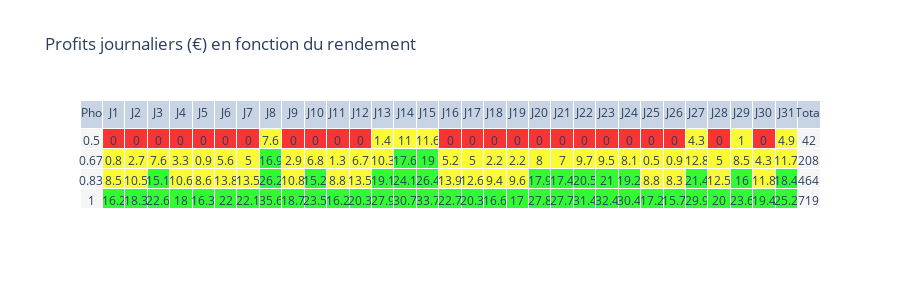

Notebook code cell kept with this figure:
### Code cell
visualize_profit(df,mat)

### Figure 1 — Plotly figure (JSON) as saved in the notebook; plotly's stock layout.template omitted (floating-point values rounded to 4 significant figures; data arrays with more than 128 entries replaced by an {"elided": "..."} marker saying what was removed)
{"data": [{"cells": {"fill": {"color": ["rgb(245, 245, 245)", ["rgba(250,0, 0, 0.8)", "rgba(250, 250, 0, 0.8)", "rgba(250, 250, 0, 0.8)", "rgba(0, 250, 0, 0.8)"], ["rgba(250,0, 0, 0.8)", "rgba(250, 250, 0, 0.8)", "rgba(250, 250, 0, 0.8)", "rgba(0, 250, 0, 0.8)"], ["rgba(250,0, 0, 0.8)", "rgba(250, 250, 0, 0.8)", "rgba(0, 250, 0, 0.8)", "rgba(0, 250, 0, 0.8)"], ["rgba(250,0, 0, 0.8)", "rgba(250, 250, 0, 0.8)", "rgba(250, 250, 0, 0.8)", "rgba(0, 250, 0, 0.8)"], ["rgba(250,0, 0, 0.8)", "rgba(250, 250, 0, 0.8)", "rgba(250, 250, 0, 0.8)", "rgba(0, 250, 0, 0.8)"], ["rgba(250,0, 0, 0.8)", "rgba(250, 250, 0, 0.8)", "rgba(250, 250, 0, 0.8)", "rgba(0, 250, 0, 0.8)"], ["rgba(250,0, 0, 0.8)", "rgba(250, 250, 0, 0.8)", "rgba(250, 250, 0, 0.8)", "rgba(0, 250, 0, 0.8)"], ["rgba(250, 250, 0, 0.8)", "rgba(0, 250, 0, 0.8)", "rgba(0, 250, 0, 0.8)", "rgba(0, 250, 0, 0.8)"], ["rgba(250,0, 0, 0.8)", "rgba(250, 250, 0, 0.8)", "rgba(250, 250, 0, 0.8)", "rgba(0, 250, 0, 0.8)"], ["rgba(250,0, 0, 0.8)", "rgba(250, 250, 0, 0.8)", "rgba(0, 250, 0, 0.8)", "rgba(0, 250, 0, 0.8)"], ["rgba(250,0, 0, 0.8)", "rgba(250, 250, 0, 0.8)", "rgba(250, 250, 0, 0.8)", "rgba(0, 250, 0, 0.8)"], ["rgba(250,0, 0, 0.8)", "rgba(250, 250, 0, 0.8)", "rgba(250, 250, 0, 0.8)", "rgba(0, 250, 0, 0.8)"], ["rgba(250, 250, 0, 0.8)", "rgba(250, 250, 0, 0.8)", "rgba(0, 250, 0, 0.8)", "rgba(0, 250, 0, 0.8)"], ["rgba(250, 250, 0, 0.8)", "rgba(0, 250, 0, 0.8)", "rgba(0, 250, 0, 0.8)", "rgba(0, 250, 0, 0.8)"], ["rgba(250, 250, 0, 0.8)", "rgba(0, 250, 0, 0.8)", "rgba(0, 250, 0, 0.8)", "rgba(0, 250, 0, 0.8)"], ["rgba(250,0, 0, 0.8)", "rgba(250, 250, 0, 0.8)", "rgba(250, 250, 0, 0.8)", "rgba(0, 250, 0, 0.8)"], ["rgba(250,0, 0, 0.8)", "rgba(250, 250, 0, 0.8)", "rgba(250, 250, 0, 0.8)", "rgba(0, 250, 0, 0.8)"], ["rgba(250,0, 0, 0.8)", "rgba(250, 250, 0, 0.8)", "rgba(250, 250, 0, 0.8)", "rgba(0, 250, 0, 0.8)"], ["rgba(250,0, 0, 0.8)", "rgba(250, 250, 0, 0.8)", "rgba(250, 250, 0, 0.8)", "rgba(0, 250, 0, 0.8)"], ["rgba(250,0, 0, 0.8)", "rgba(250, 250, 0, 0.8)", "rgba(0, 250, 0, 0.8)", "rgba(0, 250, 0, 0.8)"], ["rgba(250,0, 0, 0.8)", "rgba(250, 250, 0, 0.8)", "rgba(0, 250, 0, 0.8)", "rgba(0, 250, 0, 0.8)"], ["rgba(250,0, 0, 0.8)", "rgba(250, 250, 0, 0.8)", "rgba(0, 250, 0, 0.8)", "rgba(0, 250, 0, 0.8)"], ["rgba(250,0, 0, 0.8)", "rgba(250, 250, 0, 0.8)", "rgba(0, 250, 0, 0.8)", "rgba(0, 250, 0, 0.8)"], ["rgba(250,0, 0, 0.8)", "rgba(250, 250, 0, 0.8)", "rgba(0, 250, 0, 0.8)", "rgba(0, 250, 0, 0.8)"], ["rgba(250,0, 0, 0.8)", "rgba(250, 250, 0, 0.8)", "rgba(250, 250, 0, 0.8)", "rgba(0, 250, 0, 0.8)"], ["rgba(250,0, 0, 0.8)", "rgba(250, 250, 0, 0.8)", "rgba(250, 250, 0, 0.8)", "rgba(0, 250, 0, 0.8)"], ["rgba(250, 250, 0, 0.8)", "rgba(250, 250, 0, 0.8)", "rgba(0, 250, 0, 0.8)", "rgba(0, 250, 0, 0.8)"], ["rgba(250,0, 0, 0.8)", "rgba(250, 250, 0, 0.8)", "rgba(250, 250, 0, 0.8)", "rgba(0, 250, 0, 0.8)"], ["rgba(250, 250, 0, 0.8)", "rgba(250, 250, 0, 0.8)", "rgba(0, 250, 0, 0.8)", "rgba(0, 250, 0, 0.8)"], ["rgba(250,0, 0, 0.8)", "rgba(250, 250, 0, 0.8)", "rgba(250, 250, 0, 0.8)", "rgba(0, 250, 0, 0.8)"], ["rgba(250, 250, 0, 0.8)", "rgba(250, 250, 0, 0.8)", "rgba(0, 250, 0, 0.8)", "rgba(0, 250, 0, 0.8)"], "rgb(245, 245, 245)"]}, "values": {"elided": "33x4 float values"}}, "header": {"values": ["Pho", "J1", "J2", "J3", "J4", "J5", "J6", "J7", "J8", "J9", "J10", "J11", "J12", "J13", "J14", "J15", "J16", "J17", "J18", "J19", "J20", "J21", "J22", "J23", "J24", "J25", "J26", "J27", "J28", "J29", "J30", "J31", "Total"]}, "type": "table"}], "layout": {"height": 290, "title": {"text": "Profits journaliers (€) en fonction du rendement"}}}
